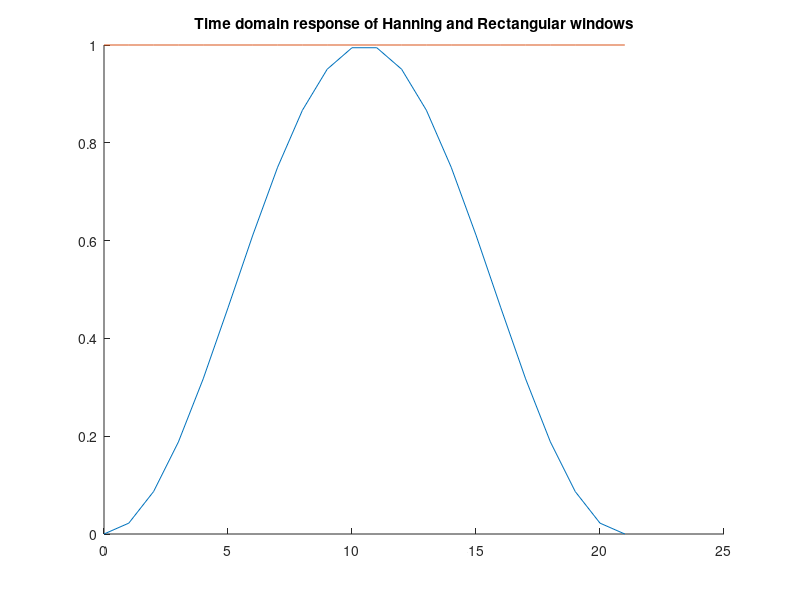
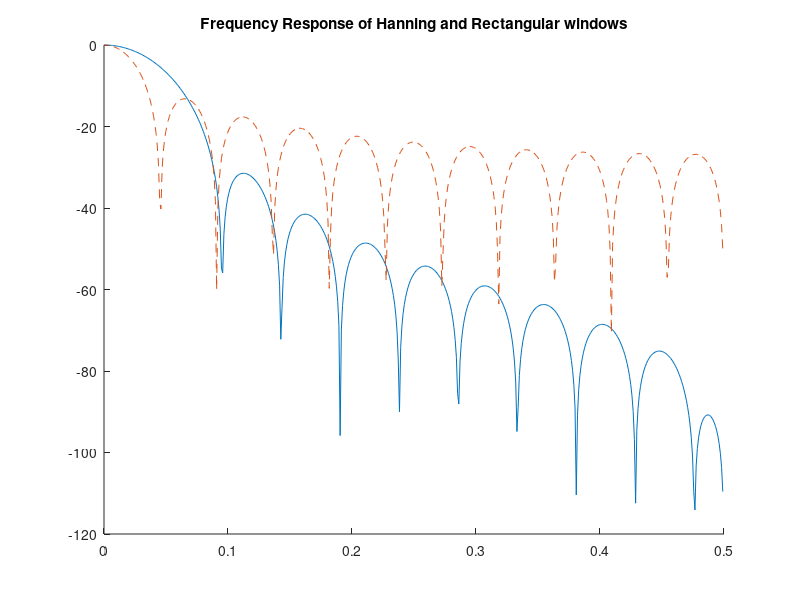

Recreate these plots in MATLAB, in order.
N = 21;
n = 0:N;

hanning = 0.5 - 0.5 * cos(2*pi*n / N);
rectangle = ones(1,N+1);

figure('Name', 'Time domain response of Hanning and Rectangular windows');
title('Time domain response of Hanning and Rectangular windows')
hold on;
plot(n, hanning);
plot(n, rectangle);
%timePlot = figure;

%X = fft(hanning, 1024) / length(hanning);

NFFT = 1024;

%X = fftshift(fft (hanning, NFFT) / length (hanning));
X_Hamming = (fft (hanning, NFFT) / length (hanning));
X_Rect = (fft (rectangle, NFFT) / length (rectangle));

%Freq = (-NFFT/2: NFFT/2-1) / NFFT;
Freq = (0: NFFT / 2-1) / NFFT;     % Frequency vector

S_Hamming = X_Hamming (1: length (Freq)) / max (X_Hamming);
S_Rect = X_Rect (1: length (Freq)) / max (X_Rect);

mag_dB_Hamming =  20*log10(abs(S_Hamming));
mag_dB_Rect =  20*log10(abs(S_Rect));
%S = X (1: length (fk)) / max (X);

figure('Name', 'Frequency Response of Hanning and Rectangular windows');
hold on;
plot(Freq, mag_dB_Hamming);
title('Frequency Response of Hanning and Rectangular windows');
plot(Freq, mag_dB_Rect, '--');


